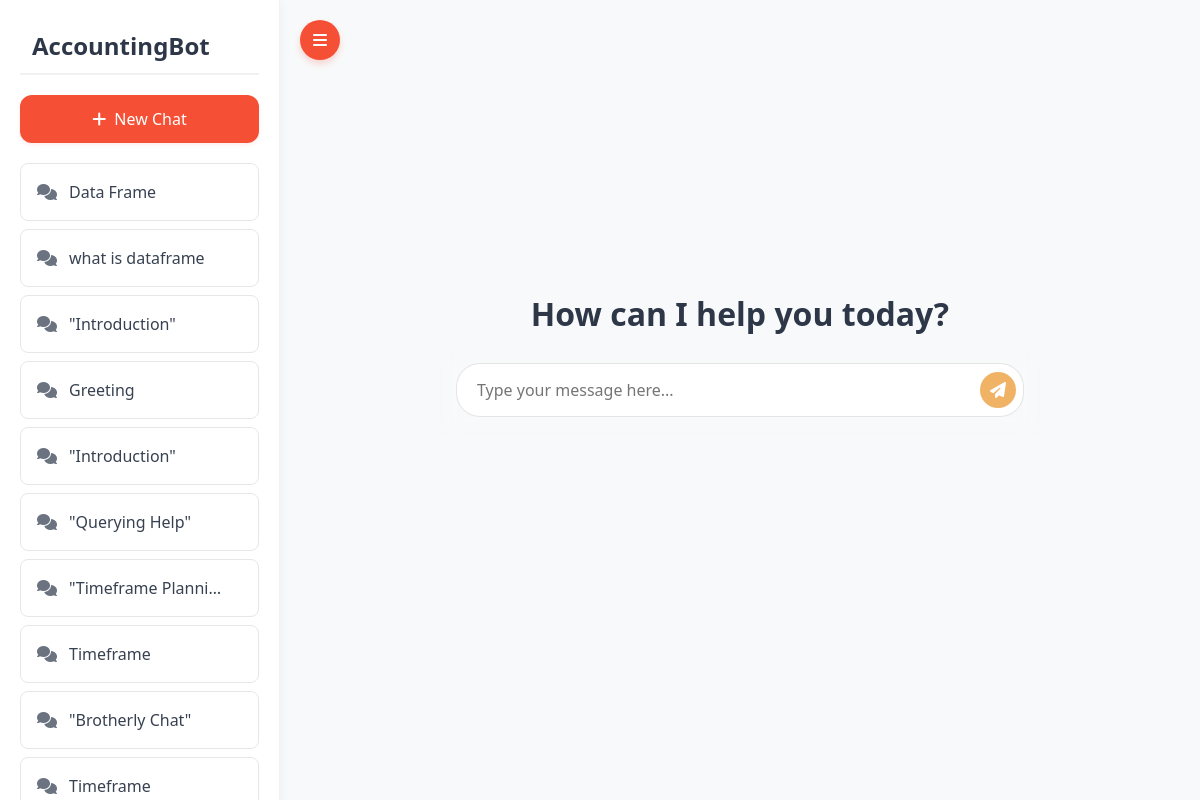
The page / on the database its author committed.
### Rag/models.py (models this page shows, shortened)
class ChatSession(models.Model):
    message_title = models.TextField()
    session_id = models.UUIDField(default=uuid.uuid4, editable=False, unique=True)
    created_at = models.DateTimeField(auto_now_add=True)

### Rag/views.py (the view, shortened to what this page needs)
# urls.py: path('', views.index, name='index'),  # Homepage at root URL
def index(request, session_id=None):
    return render(request, 'chat.html', {
        'sidebar_chats': ChatSession.objects.all().order_by('-created_at')
    })

### templates/chat.html (shortened to what this page needs)
<!DOCTYPE html>
<html lang="en">
<head>
    {% load static %}
    <link href="https://cdn.jsdelivr.net/npm/bootstrap@5.3.3/dist/css/bootstrap.min.css" rel="stylesheet">
    <link rel="stylesheet" href="https://cdnjs.cloudflare.com/ajax/libs/font-awesome/6.5.1/css/all.min.css">
    <link href="https://cdn.jsdelivr.net/npm/bootstrap@5.3.3/dist/css/bootstrap.min.css" rel="stylesheet">
    <link rel="stylesheet" href="https://cdn.tutorialjinni.com/font-awesome/6.6.0/css/all.min.css">
</head>
<body>
    <button class="toggle-btn shifted" id="sidebarToggle">
        <i class="fas fa-bars"></i>
    </button>
    <div class="sidebar" id="sidebar">
        <div class="sidebar-header">
            <h4>AccountingBot</h4>
        </div>
        <form action="{% url 'new_session' %}" method="post">
        <button class="new-chat-btn" type="submit" onclick="startNewChat()">
            <i class="fas fa-plus"></i>
            New Chat
        </button>
        </form>
       <div class="chat-history">
    {% for chat in sidebar_chats %}
        <div class="chat-item" data-session-id="{{ chat.session_id }}">
            <i class="fas fa-comments"></i>
            <span>{{ chat.message_title }}</span>
        </div>
    {% endfor %}
</div>
    </div>
    <div class="main-content" id="mainContent">
        <div class="container">
            <div class="row g-3 mt-2">
                <div class="col-lg-12">
                    <div class="d-flex flex-column chat-container">
                        <div class="initial-state" id="initialState" {% if session_id %}style="display: none;"{% endif %}>
                            <h2>How can I help you today?</h2>
                            <div class="chat-input-wrapper">
                                <div class="chat-input-container">
                                    <form method="post" action="" id="chat-form-initial">
                                        <textarea
                                            id="chat-input-initial"
                                            name="query"
                                            class="chat-input"
                                            placeholder="Type your message here..."
                                            rows="1"
                                        ></textarea>
                                        <button id="send-button-initial" type="submit" class="send-button">
                                            <i class="fas fa-paper-plane"></i>
                                        </button>
                                    </form>
                                </div>
                            </div>
                        </div>
                    </div>
                </div>
            </div>
        </div>
    </div>
</body>
</html>

### rows shown on the page
ChatSession: message_title "Data Frame"
ChatSession: message_title "what is dataframe"
ChatSession: message_title "\"Introduction\""
ChatSession: message_title "Greeting"
ChatSession: message_title "\"Introduction\""
ChatSession: message_title "\"Querying Help\""
ChatSession: message_title "\"Timeframe Planni…"
ChatSession: message_title "Timeframe"
ChatSession: message_title "\"Brotherly Chat\""
ChatSession: message_title "Timeframe"
